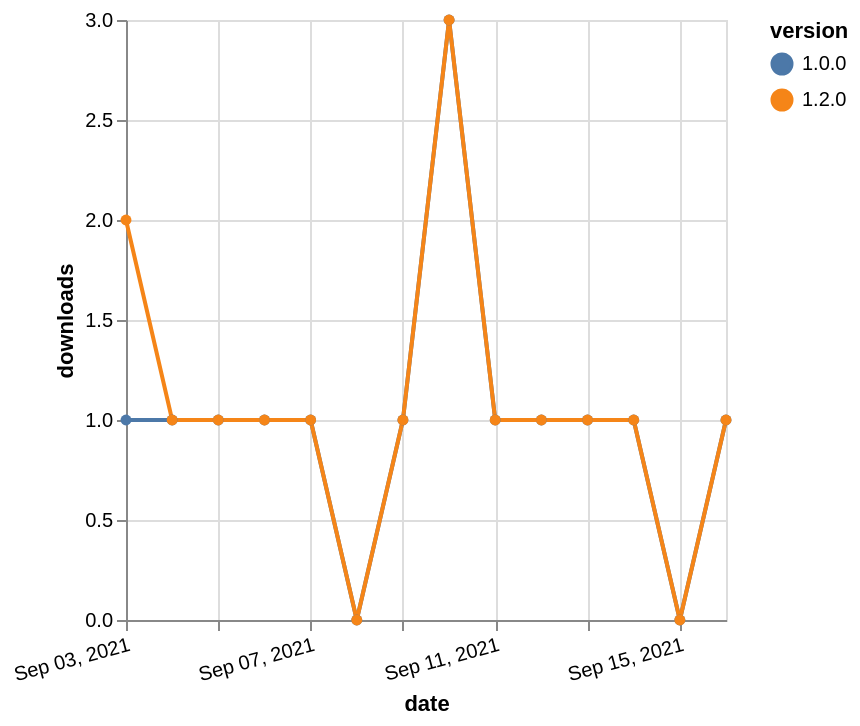

Vega-Lite specification stored for this chart:
### Vega-Lite specification from a JSON file in a GitHub repository (floating-point values rounded to 4 significant figures)
{"$schema": "https://vega.github.io/schema/vega-lite/v5.json", "description": "A simple bar chart with embedded data.", "data": {"values": [{"date": "2021-09-03", "total": 177, "delta": 1, "version": "1.0.0"}, {"date": "2021-09-04", "total": 178, "delta": 1, "version": "1.0.0"}, {"date": "2021-09-05", "total": 179, "delta": 1, "version": "1.0.0"}, {"date": "2021-09-06", "total": 180, "delta": 1, "version": "1.0.0"}, {"date": "2021-09-07", "total": 181, "delta": 1, "version": "1.0.0"}, {"date": "2021-09-08", "total": 181, "delta": 0, "version": "1.0.0"}, {"date": "2021-09-09", "total": 182, "delta": 1, "version": "1.0.0"}, {"date": "2021-09-10", "total": 185, "delta": 3, "version": "1.0.0"}, {"date": "2021-09-11", "total": 186, "delta": 1, "version": "1.0.0"}, {"date": "2021-09-12", "total": 187, "delta": 1, "version": "1.0.0"}, {"date": "2021-09-13", "total": 188, "delta": 1, "version": "1.0.0"}, {"date": "2021-09-14", "total": 189, "delta": 1, "version": "1.0.0"}, {"date": "2021-09-15", "total": 189, "delta": 0, "version": "1.0.0"}, {"date": "2021-09-16", "total": 190, "delta": 1, "version": "1.0.0"}, {"date": "2021-09-03", "total": 114, "delta": 2, "version": "1.2.0"}, {"date": "2021-09-04", "total": 115, "delta": 1, "version": "1.2.0"}, {"date": "2021-09-05", "total": 116, "delta": 1, "version": "1.2.0"}, {"date": "2021-09-06", "total": 117, "delta": 1, "version": "1.2.0"}, {"date": "2021-09-07", "total": 118, "delta": 1, "version": "1.2.0"}, {"date": "2021-09-08", "total": 118, "delta": 0, "version": "1.2.0"}, {"date": "2021-09-09", "total": 119, "delta": 1, "version": "1.2.0"}, {"date": "2021-09-10", "total": 122, "delta": 3, "version": "1.2.0"}, {"date": "2021-09-11", "total": 123, "delta": 1, "version": "1.2.0"}, {"date": "2021-09-12", "total": 124, "delta": 1, "version": "1.2.0"}, {"date": "2021-09-13", "total": 125, "delta": 1, "version": "1.2.0"}, {"date": "2021-09-14", "total": 126, "delta": 1, "version": "1.2.0"}, {"date": "2021-09-15", "total": 126, "delta": 0, "version": "1.2.0"}, {"date": "2021-09-16", "total": 127, "delta": 1, "version": "1.2.0"}]}, "width": "container", "mark": {"type": "line", "point": {"filled": true}}, "encoding": {"x": {"field": "date", "type": "temporal", "timeUnit": "yearmonthdate", "title": "date", "axis": {"labelAngle": -15}}, "y": {"field": "delta", "type": "quantitative", "title": "downloads"}, "color": {"field": "version", "type": "nominal"}, "tooltip": {"field": "delta"}}}
